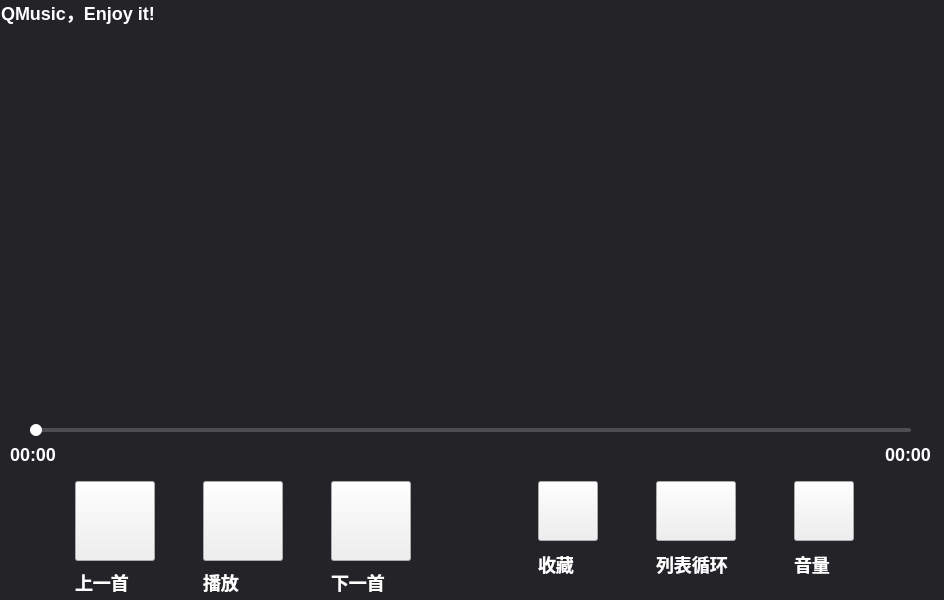
<?xml version="1.0" encoding="UTF-8"?>
<ui version="4.0">
 <class>musicplayer</class>
 <widget class="QWidget" name="musicplayer">
  <property name="geometry">
   <rect>
    <x>0</x>
    <y>0</y>
    <width>944</width>
    <height>600</height>
   </rect>
  </property>
  <property name="minimumSize">
   <size>
    <width>480</width>
    <height>272</height>
   </size>
  </property>
  <property name="maximumSize">
   <size>
    <width>944</width>
    <height>600</height>
   </size>
  </property>
  <property name="windowTitle">
   <string>Form</string>
  </property>
  <property name="styleSheet">
   <string notr="true">/* 1. 设置主背景色 */
#musicplayer {
    background-color: rgb(35, 35, 40);
}

QLabel {
    color: white;
    font-size: 18px;
    font-weight: bold;
    font-family: 'Microsoft YaHei', sans-serif;
    
    /* 添加这一行实现居中 */
    qproperty-alignment: 'AlignCenter'; 
}

/* 3. 列表背景透明，去掉边框 */
QListWidget {
    background-color: transparent;
    border: none;
    outline: 0px;
}

/* 4. 列表项文字颜色和间距 */
QListWidget::item {
color: rgb(200, 200, 200);
    padding: 12px;           /* 增加内边距，让列表看起来更舒展 */
    font-size: 18px;         /* 这里设置字体大小，你可以根据需要调整为 16px 或 20px */
    font-weight: bold;       /* 加粗，在车载屏幕上更清晰 */
}

/* 5. 选中项的样式（高亮显示） */
QListWidget::item:selected {
    background-color: rgb(50, 150, 255); /* 选中时的蓝色背景 */
    color: white;                       /* 选中后的文字颜色 */
    border-radius: 8px;                 /* 选中项的圆角 */
}

QPushButton:hover {
    background-color: rgba(255, 255, 255, 30); 
}
QSlider::groove:horizontal {
    height: 4px;
    background: rgba(255, 255, 255, 50); /* 半透明轨道 */
    border-radius: 2px;
}
QSlider::handle:horizontal {
    width: 12px;
    height: 12px;
    background: white;
    margin: -4px 0; /* 让滑块居中 */
    border-radius: 6px;
}
#listWidget_lrc{
    color: white;
    font-size: 30px;            /* 这里设置你想要的大小 */
    font-weight: bold;
    
}
</string>
  </property>
  <widget class="QListWidget" name="listWidget_lrc">
   <property name="geometry">
    <rect>
     <x>160</x>
     <y>350</y>
     <width>641</width>
     <height>61</height>
    </rect>
   </property>
   <property name="styleSheet">
    <string notr="true">/* 针对控件本身的设置 */
QListWidget {
    background-color: transparent;
    border: none;
    outline: 0;
}

/* 针对每一行歌词的设置 */
QListWidget::item {
    color: rgba(255, 255, 255, 150); 
    font-size: 40px;    /* 调大至 40px */
    height: 60px;      /* 必须同步增加高度，防止被截断 */
    padding-left: 20px; /* 增加左侧间距，避免文字紧贴边缘 */
}

/* 针对选中行（当前歌词）的设置 */
QListWidget::item:selected {
    color: #00FFCC; 
    font-size: 50px;    /* 选中的当前行更突出，调至 50px */
    font-weight: bold;
    background-color: transparent;
}</string>
   </property>
  </widget>
  <widget class="QWidget" name="layoutWidget">
   <property name="geometry">
    <rect>
     <x>10</x>
     <y>440</y>
     <width>921</width>
     <height>29</height>
    </rect>
   </property>
   <layout class="QHBoxLayout" name="horizontalLayout_3">
    <item>
     <widget class="QLabel" name="label_2">
      <property name="sizePolicy">
       <sizepolicy hsizetype="Preferred" vsizetype="Fixed">
        <horstretch>0</horstretch>
        <verstretch>0</verstretch>
       </sizepolicy>
      </property>
      <property name="maximumSize">
       <size>
        <width>60</width>
        <height>20</height>
       </size>
      </property>
      <property name="text">
       <string>00:00</string>
      </property>
      <property name="alignment">
       <set>Qt::AlignCenter</set>
      </property>
     </widget>
    </item>
    <item>
     <spacer name="horizontalSpacer">
      <property name="orientation">
       <enum>Qt::Horizontal</enum>
      </property>
      <property name="sizeHint" stdset="0">
       <size>
        <width>40</width>
        <height>20</height>
       </size>
      </property>
     </spacer>
    </item>
    <item>
     <widget class="QLabel" name="label_3">
      <property name="maximumSize">
       <size>
        <width>60</width>
        <height>16777215</height>
       </size>
      </property>
      <property name="text">
       <string>00:00</string>
      </property>
     </widget>
    </item>
   </layout>
  </widget>
  <widget class="RotatableLabel" name="label_disk">
   <property name="geometry">
    <rect>
     <x>510</x>
     <y>50</y>
     <width>321</width>
     <height>311</height>
    </rect>
   </property>
   <property name="sizePolicy">
    <sizepolicy hsizetype="Preferred" vsizetype="Expanding">
     <horstretch>0</horstretch>
     <verstretch>0</verstretch>
    </sizepolicy>
   </property>
   <property name="styleSheet">
    <string notr="true"/>
   </property>
   <property name="text">
    <string/>
   </property>
  </widget>
  <widget class="QSlider" name="durationSlider">
   <property name="geometry">
    <rect>
     <x>30</x>
     <y>420</y>
     <width>881</width>
     <height>20</height>
    </rect>
   </property>
   <property name="orientation">
    <enum>Qt::Horizontal</enum>
   </property>
  </widget>
  <widget class="QLabel" name="label_0">
   <property name="geometry">
    <rect>
     <x>1</x>
     <y>1</y>
     <width>171</width>
     <height>23</height>
    </rect>
   </property>
   <property name="text">
    <string>QMusic，Enjoy it!</string>
   </property>
  </widget>
  <widget class="QListWidget" name="listWidget">
   <property name="geometry">
    <rect>
     <x>1</x>
     <y>30</y>
     <width>211</width>
     <height>361</height>
    </rect>
   </property>
  </widget>
  <widget class="QWidget" name="layoutWidget">
   <property name="geometry">
    <rect>
     <x>33</x>
     <y>481</y>
     <width>421</width>
     <height>117</height>
    </rect>
   </property>
   <layout class="QHBoxLayout" name="horizontalLayout">
    <item>
     <layout class="QVBoxLayout" name="verticalLayout">
      <item>
       <widget class="QPushButton" name="btn_previous">
        <property name="minimumSize">
         <size>
          <width>80</width>
          <height>80</height>
         </size>
        </property>
        <property name="maximumSize">
         <size>
          <width>80</width>
          <height>80</height>
         </size>
        </property>
        <property name="styleSheet">
         <string notr="true">border-image: url(:/img/btn_previous1.png);
</string>
        </property>
        <property name="text">
         <string/>
        </property>
       </widget>
      </item>
      <item>
       <widget class="QLabel" name="last_label">
        <property name="maximumSize">
         <size>
          <width>80</width>
          <height>16777215</height>
         </size>
        </property>
        <property name="text">
         <string>上一首</string>
        </property>
       </widget>
      </item>
     </layout>
    </item>
    <item>
     <layout class="QVBoxLayout" name="verticalLayout_2">
      <item>
       <widget class="QPushButton" name="btn_play">
        <property name="minimumSize">
         <size>
          <width>80</width>
          <height>80</height>
         </size>
        </property>
        <property name="maximumSize">
         <size>
          <width>80</width>
          <height>80</height>
         </size>
        </property>
        <property name="styleSheet">
         <string notr="true">border-image: url(:/img/btn_play1.png);</string>
        </property>
        <property name="text">
         <string/>
        </property>
       </widget>
      </item>
      <item>
       <widget class="QLabel" name="play_statuslabel">
        <property name="maximumSize">
         <size>
          <width>80</width>
          <height>16777215</height>
         </size>
        </property>
        <property name="text">
         <string>播放</string>
        </property>
       </widget>
      </item>
     </layout>
    </item>
    <item>
     <layout class="QVBoxLayout" name="verticalLayout_3">
      <item>
       <widget class="QPushButton" name="btn_next">
        <property name="minimumSize">
         <size>
          <width>80</width>
          <height>80</height>
         </size>
        </property>
        <property name="maximumSize">
         <size>
          <width>80</width>
          <height>80</height>
         </size>
        </property>
        <property name="styleSheet">
         <string notr="true">border-image: url(:/img/btn_next1.png)</string>
        </property>
        <property name="text">
         <string/>
        </property>
       </widget>
      </item>
      <item>
       <widget class="QLabel" name="next_label">
        <property name="maximumSize">
         <size>
          <width>80</width>
          <height>16777215</height>
         </size>
        </property>
        <property name="text">
         <string>下一首</string>
        </property>
       </widget>
      </item>
     </layout>
    </item>
   </layout>
  </widget>
  <widget class="QWidget" name="layoutWidget">
   <property name="geometry">
    <rect>
     <x>486</x>
     <y>481</y>
     <width>421</width>
     <height>101</height>
    </rect>
   </property>
   <layout class="QHBoxLayout" name="horizontalLayout_2">
    <item>
     <layout class="QVBoxLayout" name="verticalLayout_4">
      <item>
       <widget class="QPushButton" name="btn_favorite">
        <property name="sizePolicy">
         <sizepolicy hsizetype="Minimum" vsizetype="Fixed">
          <horstretch>60</horstretch>
          <verstretch>60</verstretch>
         </sizepolicy>
        </property>
        <property name="minimumSize">
         <size>
          <width>60</width>
          <height>60</height>
         </size>
        </property>
        <property name="maximumSize">
         <size>
          <width>60</width>
          <height>60</height>
         </size>
        </property>
        <property name="styleSheet">
         <string notr="true">border-image: url(:/img/btn_favorite_no.png);</string>
        </property>
        <property name="text">
         <string/>
        </property>
       </widget>
      </item>
      <item>
       <widget class="QLabel" name="favorite_label">
        <property name="maximumSize">
         <size>
          <width>60</width>
          <height>16777215</height>
         </size>
        </property>
        <property name="text">
         <string>收藏</string>
        </property>
       </widget>
      </item>
     </layout>
    </item>
    <item>
     <layout class="QVBoxLayout" name="verticalLayout_5">
      <item>
       <widget class="QPushButton" name="btn_mode">
        <property name="minimumSize">
         <size>
          <width>60</width>
          <height>60</height>
         </size>
        </property>
        <property name="maximumSize">
         <size>
          <width>80</width>
          <height>60</height>
         </size>
        </property>
        <property name="toolTip">
         <string>循环播放</string>
        </property>
        <property name="styleSheet">
         <string notr="true">border-image: url(:/img/Listloop.png)</string>
        </property>
        <property name="text">
         <string/>
        </property>
       </widget>
      </item>
      <item>
       <widget class="QLabel" name="mode_label">
        <property name="maximumSize">
         <size>
          <width>80</width>
          <height>16777215</height>
         </size>
        </property>
        <property name="text">
         <string>列表循环</string>
        </property>
       </widget>
      </item>
     </layout>
    </item>
    <item>
     <layout class="QVBoxLayout" name="verticalLayout_6">
      <item>
       <widget class="QPushButton" name="btn_volume">
        <property name="minimumSize">
         <size>
          <width>60</width>
          <height>60</height>
         </size>
        </property>
        <property name="maximumSize">
         <size>
          <width>60</width>
          <height>60</height>
         </size>
        </property>
        <property name="styleSheet">
         <string notr="true">border-image: url(:/img/btn_volume1.png)</string>
        </property>
        <property name="text">
         <string/>
        </property>
       </widget>
      </item>
      <item>
       <widget class="QLabel" name="volume_label">
        <property name="maximumSize">
         <size>
          <width>60</width>
          <height>16777215</height>
         </size>
        </property>
        <property name="text">
         <string>音量</string>
        </property>
       </widget>
      </item>
     </layout>
    </item>
   </layout>
  </widget>
 </widget>
 <customwidgets>
  <customwidget>
   <class>RotatableLabel</class>
   <extends>QLabel</extends>
   <header>rotatablelabel.h</header>
  </customwidget>
 </customwidgets>
 <resources/>
 <connections/>
</ui>
